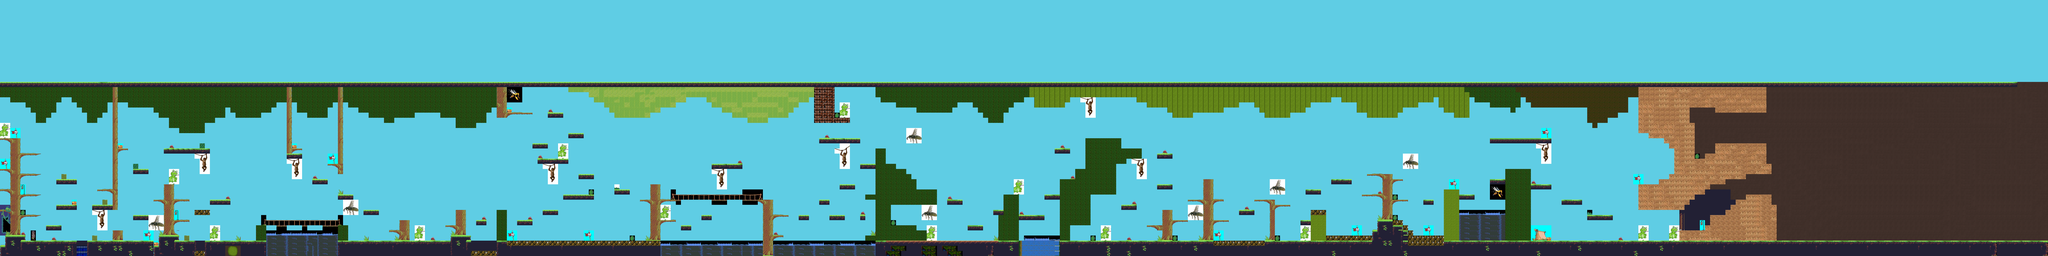

A level layout from a 2D game, rendered from its tile map. Below: a short description, then the map file with tile-grid data replaced by summaries:
An orthogonal 400x50 tile map with 32x32 px tiles, 1 tile layer (Capa de Patrones 1), 17 tilesets.

<map version="1.0" orientation="orthogonal" width="400" height="50" tilewidth="32" tileheight="32">
 <tileset firstgid="1" name="Forest_Tree" tilewidth="32" tileheight="32">
  <image source="OPP Assets/Tiles/Jungle/Forest_Tree.png" width="320" height="352" />
 </tileset>
 <tileset firstgid="111" name="Jungle_terrainwater" tilewidth="32" tileheight="32">
  <image source="OPP Assets/Tiles/Jungle/Jungle_terrainwater.png" width="384" height="320" />
 </tileset>
 <tileset firstgid="231" name="NES - Blaster Master - Area 1 Overworld" tilewidth="32" tileheight="32">
  <image source="NES - Blaster Master - Area 1 Overworld.png" width="203" height="220" />
 </tileset>
 <tileset firstgid="267" name="objects" tilewidth="32" tileheight="32">
  <image source="OPP Assets/Tiles/Jungle/objects.PNG" width="224" height="96" />
 </tileset>
 <tileset firstgid="288" name="qubodup-bush_berries_0" tilewidth="32" tileheight="32">
  <image source="qubodup-bush_berries_0.png" width="32" height="32" />
 </tileset>
 <tileset firstgid="289" name="tutomapeadoPaso2-1" tilewidth="32" tileheight="32">
  <image source="tutomapeadoPaso2-1.png" width="646" height="508" />
 </tileset>
 <tileset firstgid="589" name="tileset" tilewidth="32" tileheight="32">
  <image source="tileset.jpg" width="450" height="312" />
 </tileset>
 <tileset firstgid="715" name="tronco" tilewidth="32" tileheight="32">
  <image source="tronco.png" width="553" height="183" />
 </tileset>
 <tileset firstgid="800" name="mud-tile-example" tilewidth="32" tileheight="32">
  <image source="mud-tile-example.png" width="463" height="320" />
 </tileset>
 <tileset firstgid="940" name="tierra" tilewidth="32" tileheight="32">
  <image source="tierra.jpg" width="174" height="290" />
 </tileset>
 <tileset firstgid="985" name="images" tilewidth="32" tileheight="32">
  <image source="images.jpg" trans="6ff1ff" width="99" height="104" />
 </tileset>
 <tileset firstgid="994" name="vinilo-rana-caricatura" tilewidth="32" tileheight="32">
  <image source="vinilo-rana-caricatura.jpg" trans="6ff1ff" width="400" height="283" />
 </tileset>
 <tileset firstgid="1090" name="mono_colgando" tilewidth="32" tileheight="32">
  <image source="mono_colgando.jpg" trans="6ff1ff" width="113" height="168" />
 </tileset>
 <tileset firstgid="1105" name="waspidle" tilewidth="32" tileheight="32">
  <image source="waspidle.gif" trans="6ff1ff" width="96" height="96" />
 </tileset>
 <tileset firstgid="1114" name="bEoh813" tilewidth="32" tileheight="32">
  <image source="bEoh813.gif" trans="6ff1ff" width="32" height="64" />
 </tileset>
 <tileset firstgid="1116" name="N6maFB7" tilewidth="32" tileheight="32">
  <image source="N6maFB7.png" trans="6ff1ff" width="208" height="207" />
 </tileset>
 <tileset firstgid="1152" name="bw5" tilewidth="32" tileheight="32">
  <image source="bw5.gif" trans="6ff1ff" width="512" height="512" />
 </tileset>
 <layer name="Capa de Patrones 1" width="400" height="50">
  <data>[20000 cells, 20000 non-empty, 232 distinct tile ids]</data>
 </layer>
</map>
